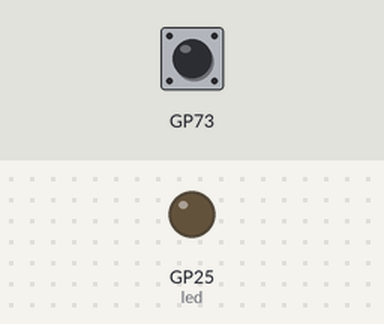
Recording of a program running on a simulated Raspberry Pi Pico running MicroPython. Parts: output pins drawn as LEDs (lit = HIGH). The test bench sets the inputs (shaded band).

Above: at 1.2 s.
1.3 s: BOOTSEL button pressed for 0.15 s
At 2.3 s:
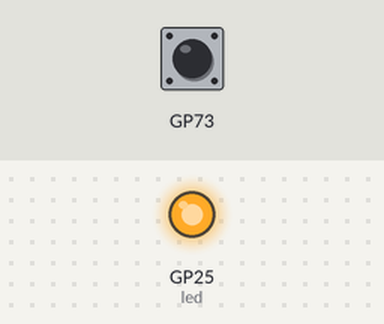
2.9 s: BOOTSEL button pressed for 1 s
At 3.5 s:
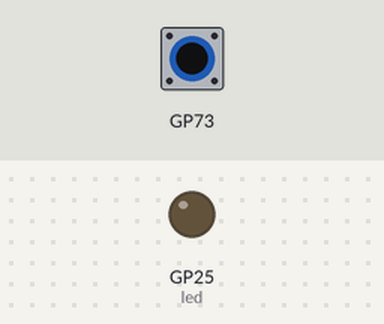
5.4 s: BOOTSEL button pressed for 3.2 s
At 6.6 s:
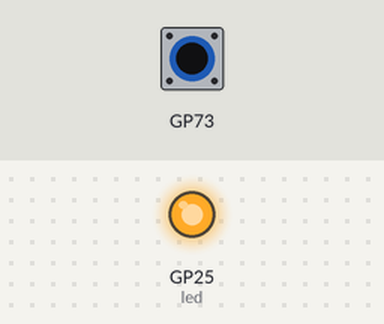
Timing chart, 0 to 8.4 s (numbered marks = the images above; inputs shaded):
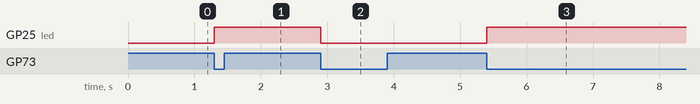

Measured:
- after the input at 1.3 s, GP25 (led): LOW → HIGH at once
- after the input at 2.9 s, GP25 (led): HIGH → LOW at once
- after the input at 5.4 s, GP25 (led): LOW → HIGH at once

The program:

t08_toggle_led.py
```python
from rp2 import bootsel_button
from machine import Pin
import time

led =  Pin('LED', Pin.OUT)
oldstate = False
while True:
    newstate = bootsel_button()
    if newstate ==  True and oldstate == False:
        led.toggle()
    oldstate = newstate
    #time.sleep_ms(50)
```
